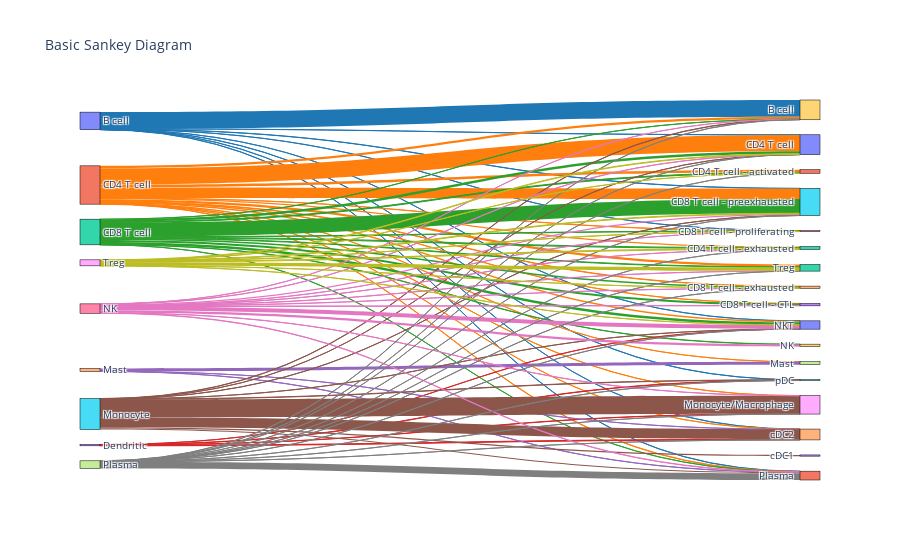

The notebook cell saved with this chart:
### Code cell
import plotly.graph_objects as go

fig = go.Figure(data=[go.Sankey(
    node = dict(
      pad = 15,
      thickness = 20,
      line = dict(color = "black", width = 0.5),
      label = labels,
#       color = 
    ),
    link = dict(
      source = source['manual annotation index'], # indices correspond to labels, eg A1, A2, A1, B1, ...
      target = source['predicted index'],
      value = source['count'],
      color = source['color']
  ))])

fig.update_layout(title_text="Basic Sankey Diagram", font_size=10)
fig.show()

### Figure 1 — Plotly figure (JSON) as saved in the notebook; plotly's stock layout.template omitted (floating-point values rounded to 4 significant figures)
{"data": [{"link": {"color": ["#1f77b4", "#1f77b4", "#1f77b4", "#1f77b4", "#1f77b4", "#1f77b4", "#1f77b4", "#1f77b4", "#ff7f0e", "#ff7f0e", "#ff7f0e", "#ff7f0e", "#ff7f0e", "#ff7f0e", "#ff7f0e", "#ff7f0e", "#ff7f0e", "#ff7f0e", "#ff7f0e", "#ff7f0e", "#ff7f0e", "#ff7f0e", "#2ca02c", "#2ca02c", "#2ca02c", "#2ca02c", "#2ca02c", "#2ca02c", "#2ca02c", "#2ca02c", "#2ca02c", "#2ca02c", "#2ca02c", "#2ca02c", "#d62728", "#d62728", "#d62728", "#d62728", "#9467bd", "#9467bd", "#9467bd", "#8c564b", "#8c564b", "#8c564b", "#8c564b", "#8c564b", "#8c564b", "#8c564b", "#8c564b", "#8c564b", "#e377c2", "#e377c2", "#e377c2", "#e377c2", "#e377c2", "#e377c2", "#e377c2", "#e377c2", "#e377c2", "#e377c2", "#e377c2", "#e377c2", "#7f7f7f", "#7f7f7f", "#7f7f7f", "#7f7f7f", "#7f7f7f", "#7f7f7f", "#7f7f7f", "#7f7f7f", "#7f7f7f", "#7f7f7f", "#7f7f7f", "#7f7f7f", "#bcbd22", "#bcbd22", "#bcbd22", "#bcbd22", "#bcbd22", "#bcbd22", "#bcbd22", "#bcbd22"], "source": [0, 0, 0, 0, 0, 0, 0, 0, 1, 1, 1, 1, 1, 1, 1, 1, 1, 1, 1, 1, 1, 1, 2, 2, 2, 2, 2, 2, 2, 2, 2, 2, 2, 2, 3, 3, 3, 3, 4, 4, 4, 5, 5, 5, 5, 5, 5, 5, 5, 5, 6, 6, 6, 6, 6, 6, 6, 6, 6, 6, 6, 6, 7, 7, 7, 7, 7, 7, 7, 7, 7, 7, 7, 7, 8, 8, 8, 8, 8, 8, 8, 8], "target": [9, 10, 15, 16, 20, 21, 24, 25, 9, 10, 11, 12, 13, 14, 15, 16, 17, 18, 20, 21, 22, 24, 9, 10, 11, 12, 13, 14, 15, 16, 19, 20, 21, 22, 18, 20, 24, 25, 17, 21, 24, 9, 10, 15, 18, 20, 21, 23, 24, 25, 9, 10, 12, 13, 14, 15, 16, 18, 19, 20, 21, 22, 9, 10, 11, 12, 14, 15, 18, 20, 21, 22, 24, 25, 10, 11, 12, 14, 15, 16, 20, 22], "value": [46198, 341, 597, 333, 165, 548, 339, 320, 6759, 45520, 7521, 3087, 271, 1151, 29085, 589, 106, 349, 3960, 1024, 6421, 396, 293, 6775, 2181, 2414, 5244, 4268, 39419, 1121, 675, 7022, 291, 1472, 770, 134, 1783, 996, 7969, 440, 116, 891, 123, 301, 49668, 225, 2830, 3420, 27369, 933, 103, 499, 225, 1168, 602, 3917, 354, 120, 6469, 11151, 985, 480, 547, 206, 146, 118, 181, 358, 365, 139, 18372, 232, 104, 282, 1659, 256, 2154, 207, 1916, 447, 266, 9757]}, "node": {"label": ["B cell", "CD4 T cell", "CD8 T cell", "Dendritic", "Mast", "Monocyte", "NK", "Plasma", "Treg", "B cell ", "CD4 T cell ", "CD4 T cell - activated ", "CD4 T cell - exhausted ", "CD8 T cell - CTL ", "CD8 T cell - exhausted ", "CD8 T cell - preexhausted ", "CD8 T cell - proliferating ", "Mast ", "Monocyte/Macrophage ", "NK ", "NKT ", "Plasma ", "Treg ", "cDC1 ", "cDC2 ", "pDC "], "line": {"color": "black", "width": 0.5}, "pad": 15, "thickness": 20}, "type": "sankey"}], "layout": {"font": {"size": 10}, "title": {"text": "Basic Sankey Diagram"}}}
